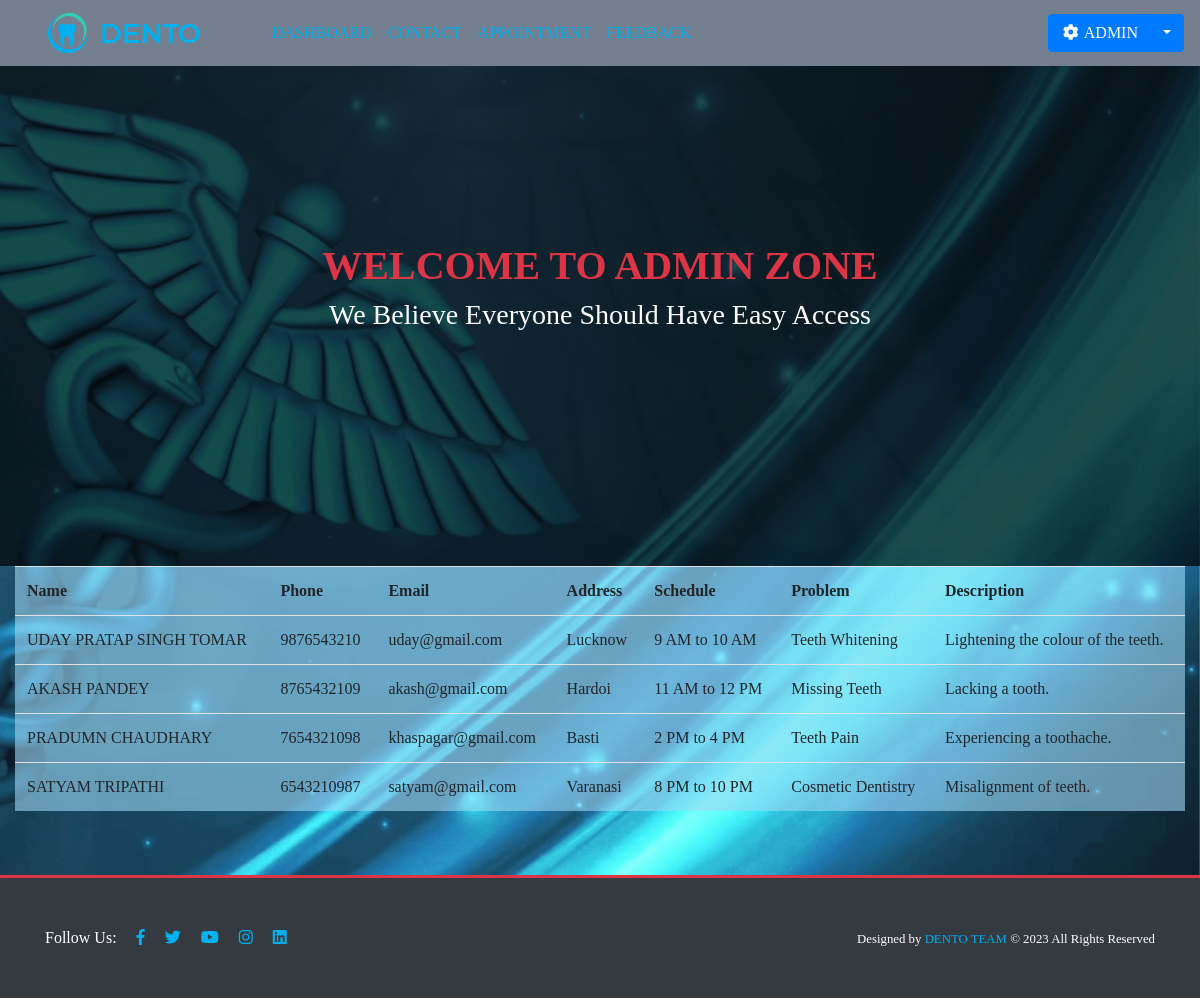
The app's page /admin/appointmentmgmt.php (signed in) with its own data.
### tables this page shows
CREATE TABLE `tbl_appointment` (
  `aid` int(10) NOT NULL,
  `aname` varchar(100) NOT NULL,
  `anumber` decimal(50,0) NOT NULL,
  `aemail` varchar(200) NOT NULL,
  `aaddress` varchar(200) NOT NULL,
  `ascheldule` varchar(200) NOT NULL,
  `aproblam` varchar(200) NOT NULL,
  `amessage` varchar(200) NOT NULL,
  `adate` datetime NOT NULL
);

### admin/appointmentmgmt.php (the view, shortened to what this page needs)
<!DOCTYPE html>
<html lang="en">
<head>
  <link rel="stylesheet" href="https://stackpath.bootstrapcdn.com/bootstrap/4.3.1/css/bootstrap.min.css">
  <link rel="stylesheet" href="https://use.fontawesome.com/releases/v5.2.0/css/all.css">
  <link href="../style/style.css" rel="stylesheet">
</head>
<body>
  <?php include('dasheader.php'); ?>
  <div class="continer" style="background:rgba(157,215,243,0.6);">
    <table class="table">
      <tr>
        <th>Name</th>
        <th>Phone</th>
        <th>Email</th>
        <th>Address</th>
        <th>Schedule</th>
        <th>Problem</th>
        <th>Description</th>
      </tr>
      <?php
      include('../connection.php');
      $sql = "select * from tbl_appointment";
      $res = mysqli_query($con, $sql);
      while ($row = mysqli_fetch_array($res)) {
      ?>
        <tr>
          <td><?php echo $row['aname']; ?></td>
          <td><?php echo $row['anumber']; ?></td>
          <td><?php echo $row['aemail']; ?></td>
          <td><?php echo $row['aaddress']; ?></td>
          <td><?php echo $row['ascheldule']; ?></td>
          <td><?php echo $row['aproblam']; ?></td>
          <td><?php echo $row['amessage']; ?></td>
        </tr>
      <?php
      }
      ?>
    </table>
  </div>
  <?php include('dasfooter.php'); ?>
</body>
</html>

### admin/dasheader.php (shortened to what this page needs)
<nav class="navbar navbar-expand-sm navbar-dark pl-5">
  <a href="dashboard.php" class="navbar-brand"><img class="img-responsive" src="img/logo.png" alt="logo not found"></a>
  <div class="collapse navbar-collapse" id="myMenu">
    <ul class="navbar-nav pl-5 custom-nav">
      <li class="nav-item"><a href="dashboard.php" class="nav-link">DASHBOARD</a></li>
      <li class="nav-item"><a href="contactmgmt.php" class="nav-link">CONTACT </a></li>
      <li class="nav-item"><a href="appointmentmgmt.php" class="nav-link">APPOINTMENT</a></li>
      <li class="nav-item"><a href="feedbackmgmt.php" class="nav-link">FEEDBACK</a></li>
    </ul>
  </div>
  <div class="btn-group open">
    <a class="btn btn-primary" href="#"><i class="fa fa-cog fa-spin fa-1x fa-fw" aria-hidden="true"></i> ADMIN</a>
    <a class="btn btn-primary dropdown-toggle" data-toggle="dropdown" href="#"></a>
  </div>
</nav>
<div class="col-sm-12 back-image" style="background-image: url(img/admin.png);background-attachment:fixed;">
  <div class="row">
    <div class="col-sm-12" style="min-height:500px;background:rgba(0,0,0,.7);">
      <center style="margin-top:15%;">
        <h1 class="text-uppercase text-danger font-weight-bold">Welcome to Admin Zone</h1>
        <h3 style="color:white;" data-animation="fadeInUp" data-delay="100ms">We Believe Everyone Should Have Easy Access </h3>
      </center>
    </div>
  </div>

### admin/dasfooter.php
<div class="row">
  <footer class="container-fluid bg-dark text-white mt-5" style="border-top: 3px solid #DC3545;">
    <div class="container">
      <div class="row py-5">
        <div class="col-sm-6">
          <div>
            <span>Follow Us: </span>
            <a href="https://www.facebook.com" target="_blank"><i class="fab fa-facebook-f px-3"></i></a>
            <a href="https://twitter.com" target="_blank"><i class="fab fa-twitter pr-3"></i></a>
            <a href="https://www.youtube.com" target="_blank"><i class="fab fa-youtube pr-3"></i></a>
            <a href="https://www.instagram.com" target="_blank"><i class="fab fa-instagram pr-3"></i></a>
            <a href="https://www.linkedin.com" target="_blank"><i class="fab fa-linkedin pr-3"></i></a>
          </div>
        </div>
        <div class="col-sm-6 text-right">
          <small> Designed by <a href="https://www.dentocare.in" target="_blank">DENTO TEAM</a> &copy; <?php echo date('Y'); ?> All Rights Reserved</small>
        </div>
      </div>
    </div>
  </footer>
</div>

### style/style.css (style rules this page uses)
* { font-family:cursive; }
.navbar #myMenu .custom-nav .nav-item a { color:#00b0ef; }
.navbar { background-color: rgba(57,75,96,.7); }
.back-image { background-size: cover; background-position: center center; background-repeat: no-repeat; min-height:700px; border-radius: 0px; margin-top:0px; }
a { color: #00b0f0; }

### records on screen
tbl_appointment: aname "UDAY PRATAP SINGH TOMAR", anumber "9876543210", aemail "uday@gmail.com", aaddress "Lucknow", ascheldule "9 AM to 10 AM", aproblam "Teeth Whitening", amessage "Lightening the colour of the teeth."
tbl_appointment: aname "AKASH PANDEY", anumber "8765432109", aemail "akash@gmail.com", aaddress "Hardoi", ascheldule "11 AM to 12 PM", aproblam "Missing Teeth", amessage "Lacking a tooth."
tbl_appointment: aname "PRADUMN CHAUDHARY", anumber "7654321098", aemail "khaspagar@gmail.com", aaddress "Basti", ascheldule "2 PM to 4 PM", aproblam "Teeth Pain", amessage "Experiencing a toothache."
tbl_appointment: aname "SATYAM TRIPATHI", anumber "6543210987", aemail "satyam@gmail.com", aaddress "Varanasi", ascheldule "8 PM to 10 PM", aproblam "Cosmetic Dentistry", amessage "Misalignment of teeth."
